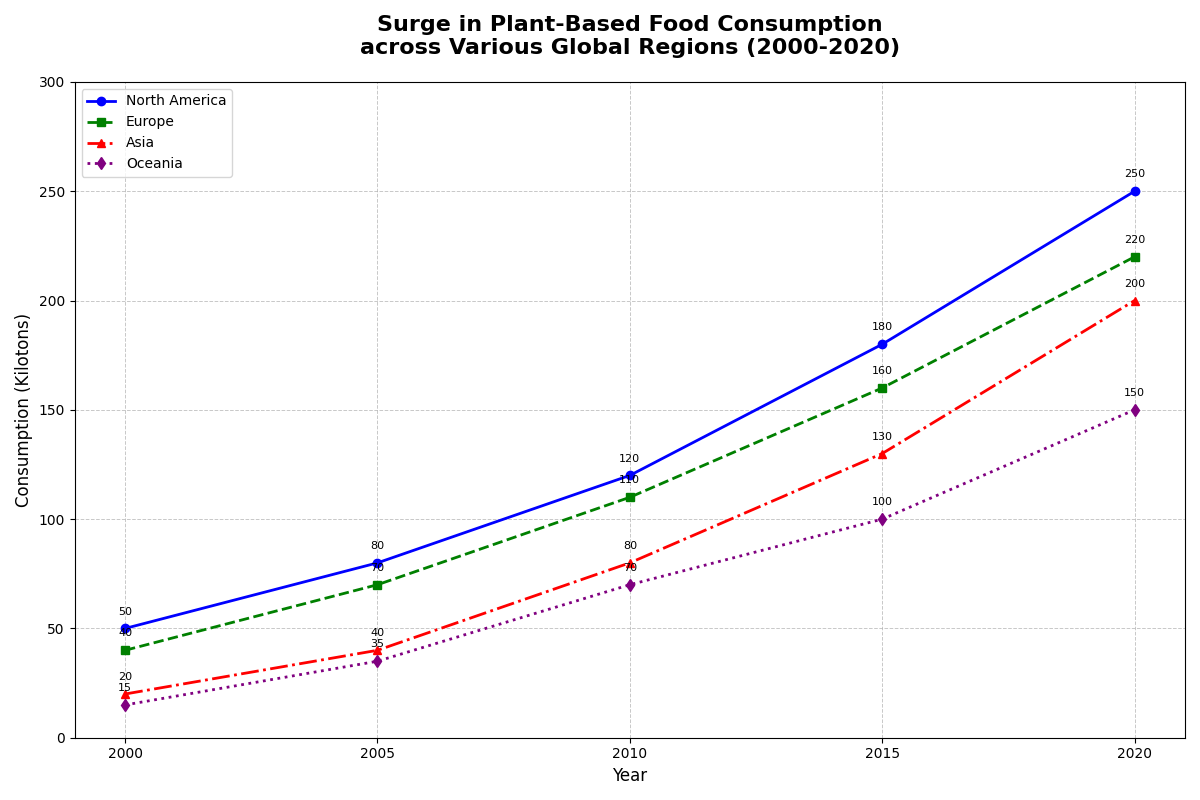

Recreate this plot in Python.
import matplotlib.pyplot as plt
import numpy as np

# Backstory:
# In the 21st century, global interest in plant-based foods has surged. Let's visualize the growth of plant-based food consumption from 2000 to 2020 in different regions: North America, Europe, Asia, and Oceania. This script will generate a line chart to showcase the consumption trend over the years.

# Data: Plant-based food consumption in kilotons
years = np.array([2000, 2005, 2010, 2015, 2020])
north_america = np.array([50, 80, 120, 180, 250])
europe = np.array([40, 70, 110, 160, 220])
asia = np.array([20, 40, 80, 130, 200])
oceania = np.array([15, 35, 70, 100, 150])

# Plotting
fig, ax = plt.subplots(figsize=(12, 8))

# Plot each region's data
ax.plot(years, north_america, marker='o', linestyle='-', color='blue', linewidth=2, label='North America')
ax.plot(years, europe, marker='s', linestyle='--', color='green', linewidth=2, label='Europe')
ax.plot(years, asia, marker='^', linestyle='-.', color='red', linewidth=2, label='Asia')
ax.plot(years, oceania, marker='d', linestyle=':', color='purple', linewidth=2, label='Oceania')

# Title and labels
ax.set_title('Surge in Plant-Based Food Consumption\nacross Various Global Regions (2000-2020)', fontsize=16, fontweight='bold', pad=20)
ax.set_xlabel('Year', fontsize=12)
ax.set_ylabel('Consumption (Kilotons)', fontsize=12)

# Customize x and y ticks
ax.set_xticks(years)
ax.set_yticks(np.arange(0, 301, 50))

# Add a legend
ax.legend(loc='upper left', fontsize=10)

# Add a grid for better readability
ax.grid(True, linestyle='--', linewidth=0.7, alpha=0.7)

# Annotate key points with the exact consumption values
for year, na, eu, as_, oc in zip(years, north_america, europe, asia, oceania):
    ax.annotate(f'{na}', (year, na), textcoords="offset points", xytext=(0,10), ha='center', fontsize=8)
    ax.annotate(f'{eu}', (year, eu), textcoords="offset points", xytext=(0,10), ha='center', fontsize=8)
    ax.annotate(f'{as_}', (year, as_), textcoords="offset points", xytext=(0,10), ha='center', fontsize=8)
    ax.annotate(f'{oc}', (year, oc), textcoords="offset points", xytext=(0,10), ha='center', fontsize=8)

# Automatically adjust subplot parameters to give specified padding
plt.tight_layout()

# Display the plot
plt.show()
